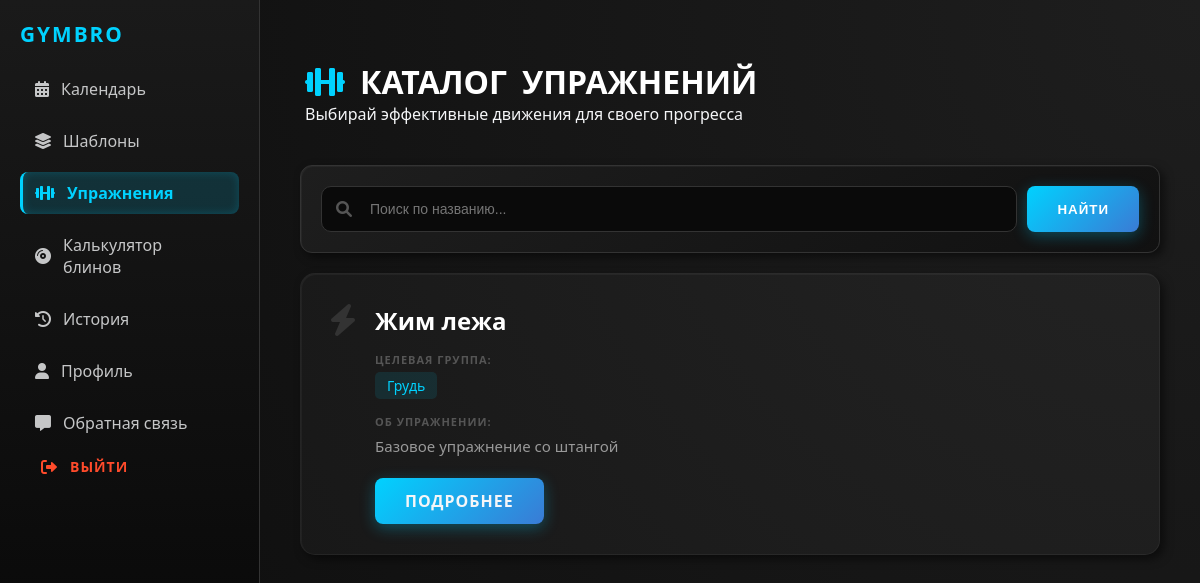
The page /web/exercises on the database as committed earlier.
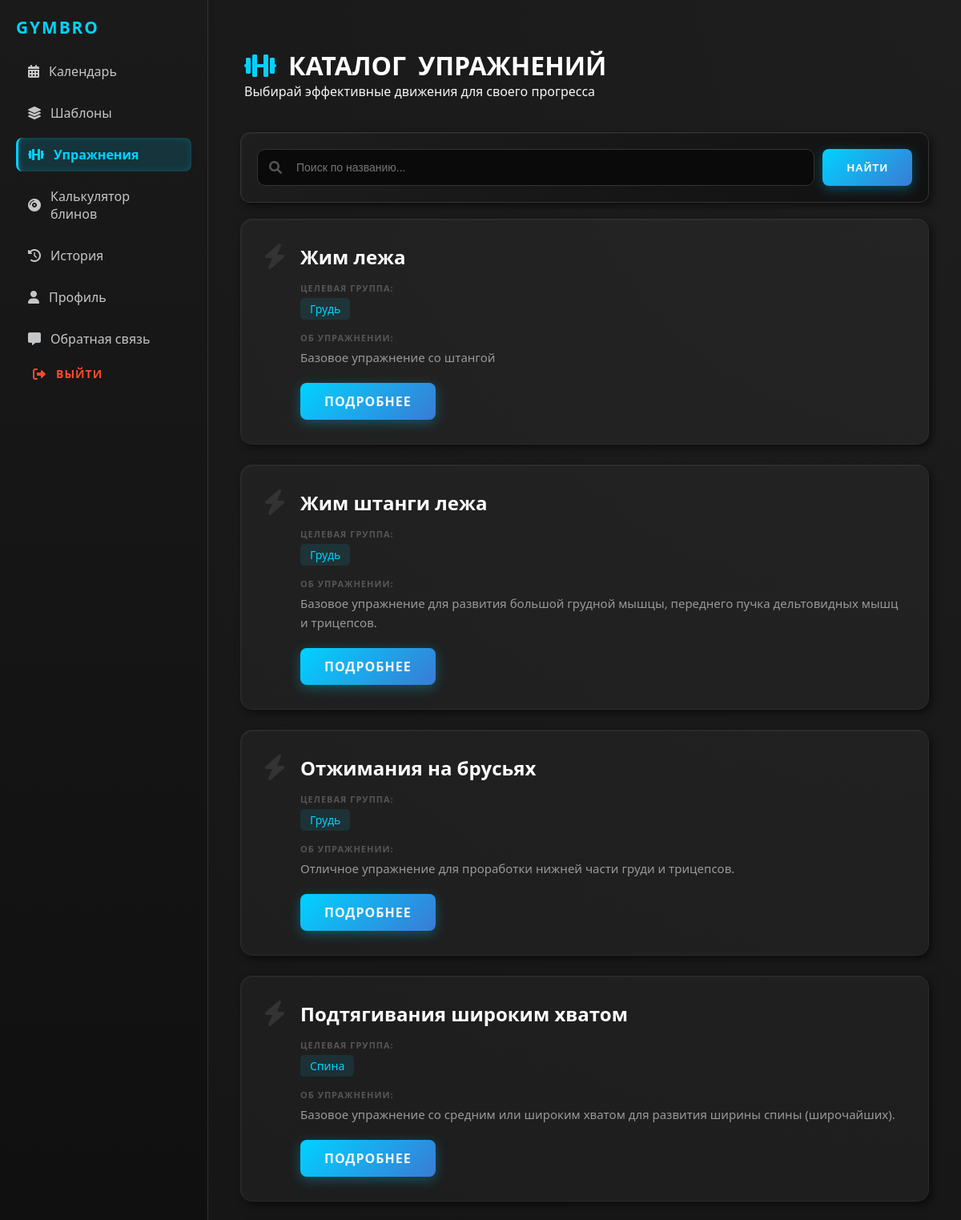
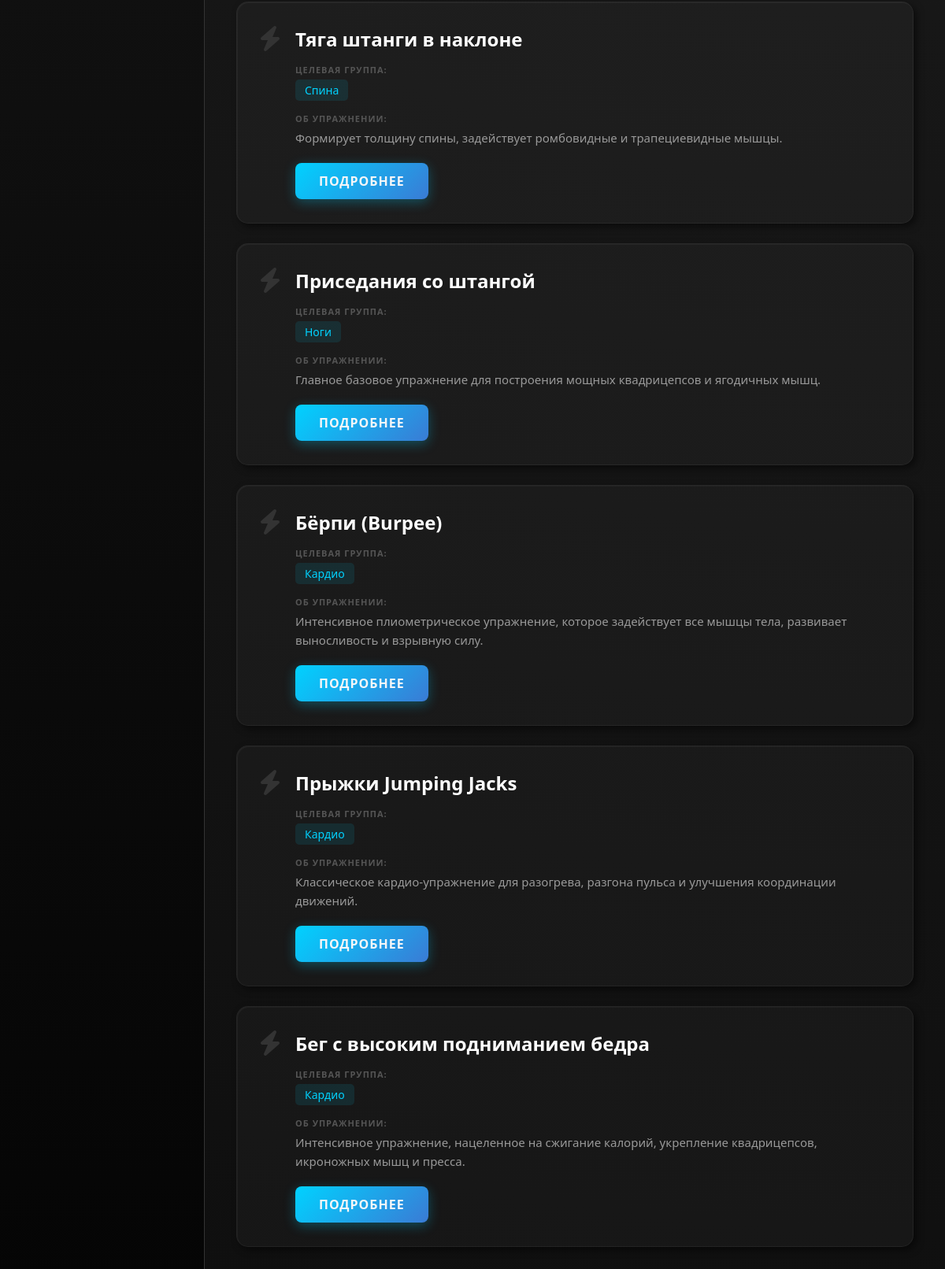
The same page on the database as committed later (2 pictures, top to bottom).
### tables this page shows
CREATE TABLE exercises (
    id INTEGER PRIMARY KEY,
    name TEXT NOT NULL,
    description TEXT,
    muscle_group TEXT
);

### backend/main.py (the view)
@app.get("/web/exercises", response_class=HTMLResponse, tags=["Web UI"])
async def get_exercises_page(request: Request, search: str = Query(None)):
    conn = get_db_connection()
    if not conn:
        raise HTTPException(status_code=500, detail="Database connection failed")
    cur = conn.cursor()
    if search:
        query = "SELECT * FROM exercises WHERE LOWER(name) LIKE LOWER(?)"
        cur.execute(query, (f"%{search}%",))
    else:
        query = "SELECT * FROM exercises"
        cur.execute(query)
    exercises_list = cur.fetchall()
    conn.close()
    return templates.TemplateResponse(
        request=request,
        name="exercises.html",
        context={
            "exercises": exercises_list,
            "search_query": search
        }
    )

### frontend/templates/exercises.html (shortened to what this page needs)
{% extends "base.html" %}
{% block content %}
<div class="catalog-header-box">
    <div class="header-content">
        <h1><i class="fas fa-dumbbell"></i> КАТАЛОГ <span>УПРАЖНЕНИЙ</span></h1>
        <p>Выбирай эффективные движения для своего прогресса</p>
    </div>
</div>
<div class="search-section card-metallic">
    <form action="/web/exercises" method="get" style="display: flex; gap: 10px;">
        <div style="position: relative; flex-grow: 1;">
            <i class="fas fa-search" style="position: absolute; left: 15px; top: 15px; color: #555;"></i>
            <input
                type="text"
                name="search"
                class="search-input"
                placeholder="Поиск по названию..."
                value="{{ search_query or '' }}"
                style="width: 100%; padding: 10px 10px 10px 45px; background: #1a1a1a; border: 1px solid #333; border-radius: 8px; color: white;"
            >
        </div>
        <button type="submit" class="btn-jump">Найти</button>
    </form>
</div>
<div class="exercises-list">
    {% for ex in exercises %}
    <div class="exercise-card card-metallic">
        <div class="ex-icon-side">
            <i class="fas {{ ex.icon_class or 'fa-bolt' }}"></i>
        </div>
        <div class="ex-content">
            <h3 class="ex-title">{{ ex.name }}</h3>
            <div class="info-row">
                <span class="field-label">Целевая группа:</span>
                <span class="muscle-badge-new">{{ ex.muscle_group }}</span>
            </div>
            <div class="info-block">
                <span class="field-label">Об упражнении:</span>
                <p class="ex-text">
                    {{ ex.description.split(' --- ')[0] if ' --- ' in ex.description else ex.description }}
                </p>
            </div>
            <a href="/web/exercises/{{ ex.id }}" class="btn-jump">Подробнее</a>
        </div>
    </div>
    {% endfor %}
</div>
{% endblock %}

### frontend/templates/base.html (shortened to what this page needs)
<!DOCTYPE html>
<html lang="ru">
<head>
    <link rel="stylesheet" href="/static/css/style.css">
    <link rel="stylesheet" href="https://cdnjs.cloudflare.com/ajax/libs/font-awesome/6.0.0/css/all.min.css">
</head>
<body class="dashboard-body">
    <nav class="sidebar">
        <div class="sidebar-header">
            <div class="logo"><span>GYMBRO</span></div>
        </div>
        <ul class="nav-links">
            <li class="{% if request.url.path == '/dashboard' %}active-page{% endif %}">
                <a href="/dashboard"><i class="fas fa-calendar-alt"></i> Календарь</a>
            </li>
            <li class="{% if '/templates' in request.url.path %}active-page{% endif %}">
                <a href="/web/templates"><i class="fas fa-layer-group"></i> Шаблоны</a>
            </li>
            <li class="{% if '/exercises' in request.url.path %}active-page{% endif %}">
                <a href="/web/exercises"><i class="fas fa-dumbbell"></i> Упражнения</a>
            </li>
            <li class="{% if '/plates-calculator' in request.url.path %}active-page{% endif %}">
                <a href="/web/plates-calculator"><i class="fas fa-compact-disc"></i> Калькулятор блинов</a>
            </li>
            <li class="{% if '/history' in request.url.path %}active-page{% endif %}">
                <a href="/web/history"><i class="fas fa-history"></i> История</a>
            </li>
            <li class="{% if '/profile' in request.url.path %}active-page{% endif %}">
                <a href="/web/profile"><i class="fas fa-user"></i> Профиль</a>
            </li>
            <li class="{% if '/feedback' in request.url.path %}active-page{% endif %}">
                <a href="/web/feedback"><i class="fas fa-comment-alt"></i> Обратная связь</a>
            </li>
        </ul>
        <div class="sidebar-footer">
            <a href="/" class="btn-logout-sidebar"><i class="fas fa-sign-out-alt"></i> Выйти</a>
        </div>
    </nav>
    <main class="main-content">
        {% block content %}{% endblock %}
    </main>
</body>
</html>

Rows that differ between the two databases and show on the page:
added exercises: name "Жим штанги лежа", muscle_group "Грудь", description "Базовое упражнение для развития большой грудной мышцы, переднего пучка дельтовидных мышц и трицепсов."
added exercises: name "Отжимания на брусьях", muscle_group "Грудь", description "Отличное упражнение для проработки нижней части груди и трицепсов."
added exercises: name "Подтягивания широким хватом", muscle_group "Спина", description "Базовое упражнение со средним или широким хватом для развития ширины спины (широчайших)."
added exercises: name "Тяга штанги в наклоне", muscle_group "Спина", description "Формирует толщину спины, задействует ромбовидные и трапециевидные мышцы."
added exercises: name "Приседания со штангой", muscle_group "Ноги", description "Главное базовое упражнение для построения мощных квадрицепсов и ягодичных мышц."
added exercises: name "Бёрпи (Burpee)", muscle_group "Кардио", description "Интенсивное плиометрическое упражнение, которое задействует все мышцы тела, развивает выносливость и взрывную силу."
added exercises: name "Прыжки Jumping Jacks", muscle_group "Кардио", description "Классическое кардио-упражнение для разогрева, разгона пульса и улучшения координации движений."
added exercises: name "Бег с высоким подниманием бедра", muscle_group "Кардио", description "Интенсивное упражнение, нацеленное на сжигание калорий, укрепление квадрицепсов, икроножных мышц и пресса."
